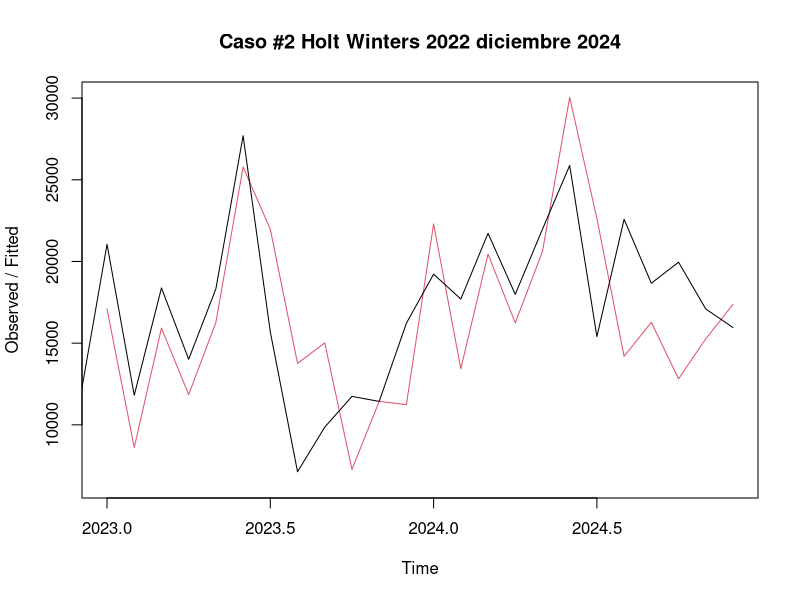
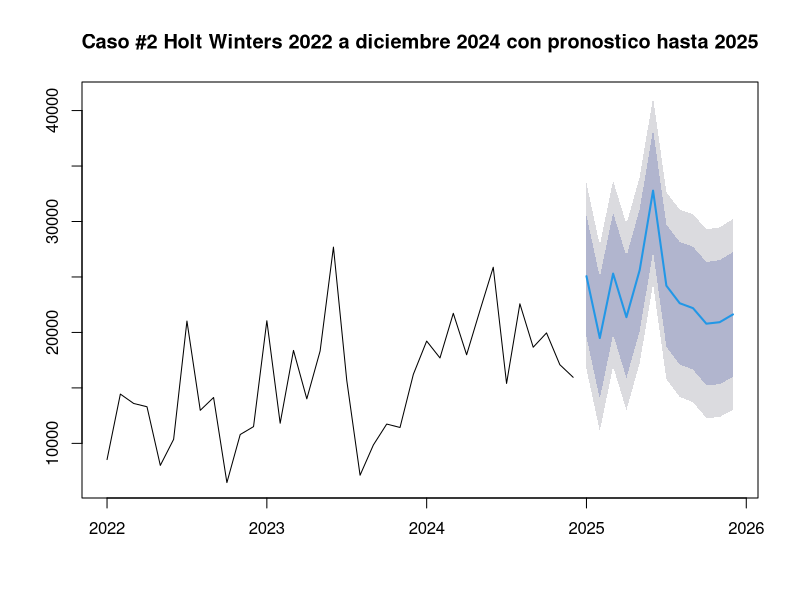

The R script that drew these images, in order:
#Obtener los datos
library(zoo)
library(forecast)
datos<-read.csv("datos2022_2025caso2.csv")
#limpieza
datos= na.locf(datos, fromLast = TRUE)

#ajustar la serie de tiempo
datos=ts(datos$Ventas,start=2022, frequency = 12)

#HOLT WINTERS

#Crear el modelo
modelo= HoltWinters(datos, seasonal = "additive")
#Graficar el modelo
plot(modelo, main="Caso #2 Holt Winters 2022 diciembre 2024")
#Mostrar coeficientes
modelo

#Pronostico para el año 2025
Ventas2025<- forecast(modelo, h = 12)
Ventas2025

#Metricas de errores
accuracy(Ventas2025)

#Graficar Ventas proximo 2025
plot(Ventas2025, main="Caso #2 Holt Winters 2022 a diciembre 2024 con pronostico hasta 2025")

